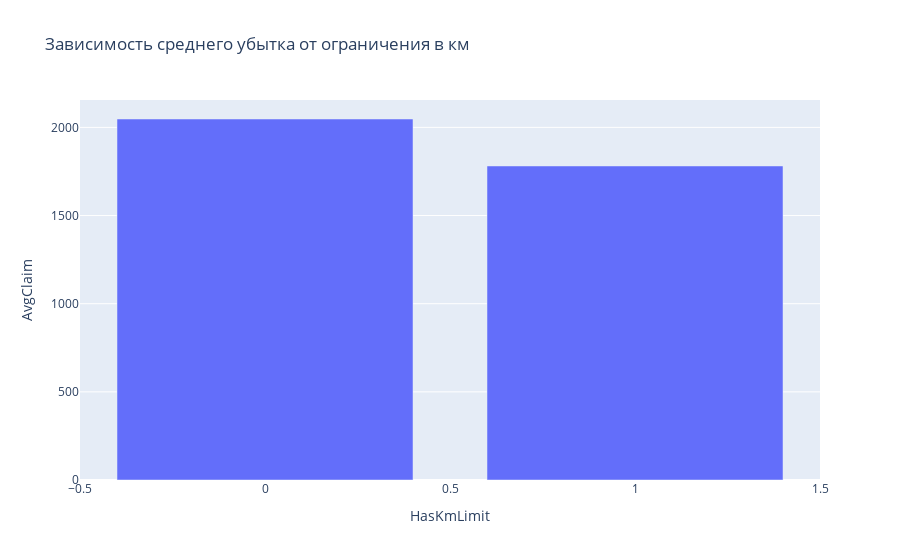

Notebook code for this chart:
### Code cell
fig = px.bar(df_group_kmlimit, x='HasKmLimit', y='AvgClaim', title='Зависимость среднего убытка от ограничения в км')
fig.show()

### Figure 1 — Plotly figure (JSON) as saved in the notebook; plotly's stock layout.template omitted (floating-point values rounded to 4 significant figures)
{"data": [{"alignmentgroup": "True", "hoverlabel": {"namelength": 0}, "hovertemplate": "HasKmLimit=%{x}<br>AvgClaim=%{y}", "legendgroup": "", "marker": {"color": "#636efa"}, "name": "", "offsetgroup": "", "orientation": "v", "showlegend": false, "textposition": "auto", "type": "bar", "x": [0, 1], "xaxis": "x", "y": [2048.0, 1781.0], "yaxis": "y"}], "layout": {"barmode": "relative", "legend": {"tracegroupgap": 0}, "title": {"text": "Зависимость среднего убытка от ограничения в км"}, "xaxis": {"anchor": "y", "domain": [0, 1], "title": {"text": "HasKmLimit"}}, "yaxis": {"anchor": "x", "domain": [0, 1], "title": {"text": "AvgClaim"}}}}
